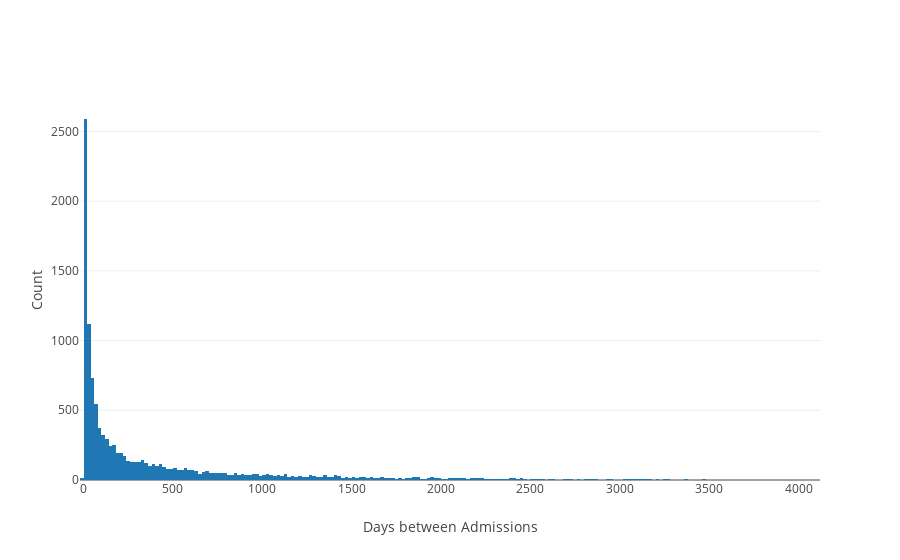

This figure's notebook cell:
### Code cell
# hist_data = [admissions.days_next_admit.dropna()]
# fig = ff.create_distplot(hist_data, group_labels=['Days between Admissions'], show_rug=False, bin_size=100)

trace = go.Histogram(
    x = admissions['days_next_admit']
)
layout = go.Layout(
    xaxis = dict(
        title = 'Days between Admissions'
    ),
    yaxis = dict(
        title = 'Count'
    )
)

fig = go.Figure(data = [trace], layout = layout)

iplot(fig)

### Figure 1 — Plotly figure (JSON) as saved in the notebook; plotly's stock layout.template omitted (floating-point values rounded to 4 significant figures; data arrays with more than 128 entries replaced by an {"elided": "..."} marker saying what was removed)
{"data": [{"type": "histogram", "x": {"elided": "58976 float values"}}], "layout": {"xaxis": {"title": "Days between Admissions"}, "yaxis": {"title": "Count"}}}
